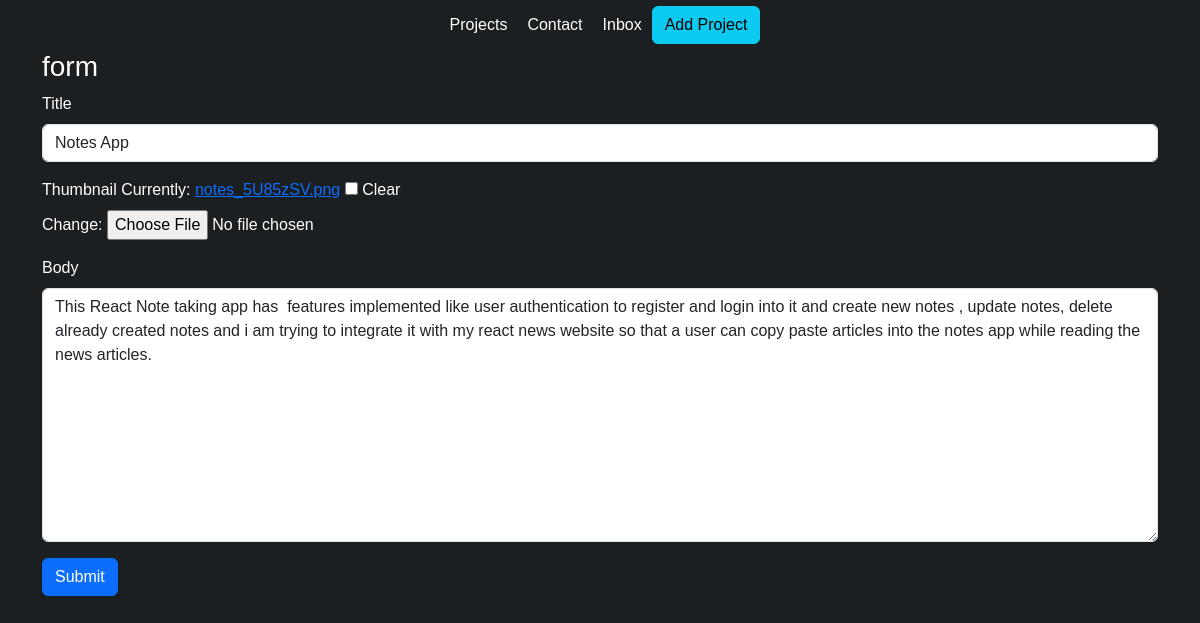
The page /editproject/3/ on the database its author committed.
### base/models.py (models this page shows, shortened)
class Project(models.Model):
    title = models.CharField(max_length=200, null=True)
    thumbnail = models.ImageField(null=True, blank=True)
    body = RichTextUploadingField(null=True, blank=True)
    slug = models.SlugField(null=True, blank=True)
    created = models.DateTimeField(auto_now_add=True)

### base/views.py (the view)
# urls.py: path('editproject/<str:pk>/', views.editProject, name="edit-project"),
def editProject(request, pk):
    project = Project.objects.get(id=pk)
    form = ProjectForm(instance=project)
    if request.method == 'POST':
        form = ProjectForm(request.POST, request.FILES, instance=project)
        if form.is_valid():
            form.save()
            return redirect('home')
    context = {'form': form}
    return render(request, 'base/project_form.html', context)

### base/forms.py
class ProjectForm(ModelForm):
    class Meta:
        model = Project
        fields = ['title','thumbnail', 'body']
    def __init__(self, *args, **kwargs):
        super(ProjectForm, self).__init__(*args, **kwargs)
        self.fields['title'].widget.attrs.update({'class': 'form-control'})
        self.fields['body'].widget.attrs.update({'class': 'form-control'})

### base/templates/base/project_form.html (shortened to what this page needs)
{% extends 'base/index.html' %}
{% load static %}
{% block content %}
<div class="container">
    <h3 class="text-white">form</h3>
    <form method="POST" enctype="multipart/form-data">
        {% for field in form %}
            <div class="mb-3 text-white">
                <label for="exampleInputPassword1" class="form-label">{{field.label}}</label>
                {{field}}
            </div>
        {% endfor %}
        <input type="submit" value="Submit" class="btn btn-primary">
    </form>
</div>
{% endblock %}

### static/styles/main.css (style rules this page uses)
body { background-color: #1b1f22; font-family: sans-serif; }

### rows shown on the page
Project: form "Notes App" "This React Note taking app has features implemented like user authentication to register and login into it and create new notes , update notes, delete already created notes and i am trying to integrate it with my react news website so that a user can copy paste articles into the notes app while reading the news articles."

### other values the page prints
{{ field.label }} "Title" "Thumbnail" "Body"
